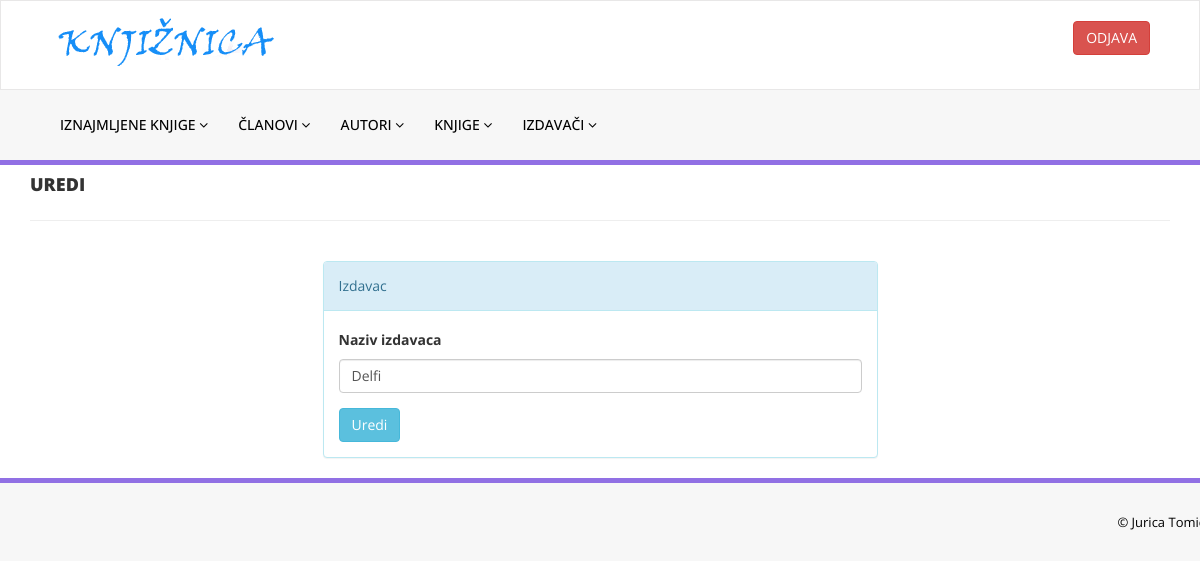
Page /urediIzdavaca.php?athrid=2 (signed in) on the earlier database version.
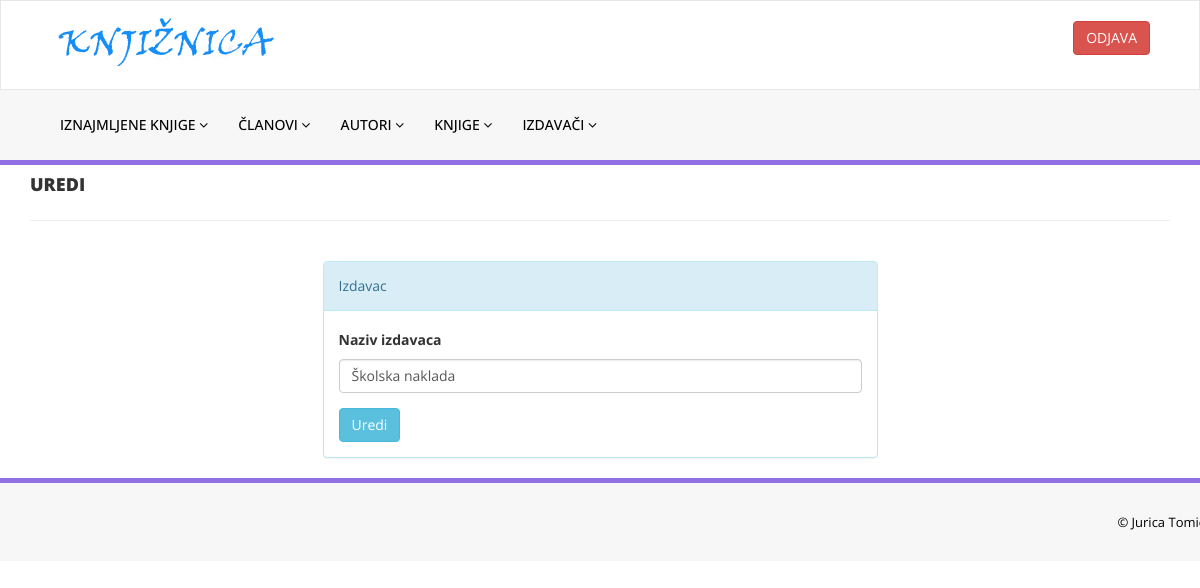
Same page on the later database version.
### tables this page shows
CREATE TABLE `izdavaci` (
  `ID_Izdavac` int(11) NOT NULL,
  `Naziv` varchar(100) NOT NULL
);

### urediIzdavaca.php (the view, shortened to what this page needs)
<?php
include('includes/config.php');
if(strlen($_SESSION['alogin'])==0)
    {
header('location:index.php');
}
else{
?>
<!DOCTYPE html>
<html xmlns="http://www.w3.org/1999/xhtml">
<head>
    <link href="assets/css/bootstrap.css" rel="stylesheet" />
    <link href="assets/css/font-awesome.css" rel="stylesheet" />
    <link href="assets/css/style.css" rel="stylesheet" />
</head>
<body>
<?php include('includes/header.php');?>
    <div class="content-wra
    <div class="content-wrapper">
         <div class="container">
        <div class="row pad-botm">
            <div class="col-md-12">
                <h4 class="header-line"> Uredi </h4>
                            </div>
</div>
<div class="row">
<div class="col-md-6 col-sm-6 col-xs-12 col-md-offset-3"">
<div class="panel panel-info">
<div class="panel-heading">
Izdavac
</div>
<div class="panel-body">
<form role="form" method="post">
<div class="form-group">
<label>Naziv izdavaca</label>
<?php
$athrid=intval($_GET['athrid']);
$sql = "SELECT * from  izdavaci where ID_Izdavac =:athrid";
$query = $dbh -> prepare($sql);
$query->bindParam(':athrid',$athrid,PDO::PARAM_STR);
$query->execute();
$results=$query->fetchAll(PDO::FETCH_OBJ);
if($query->rowCount() > 0)
{
foreach($results as $result)
{               ?>
<input class="form-control" type="text" name="izdavac" value="<?php echo htmlentities($result->Naziv);?>" required />
<?php }} ?>
</div>
<button type="submit" name="update" class="btn btn-info">Uredi </button>
                                    </form>
                            </div>
                        </div>
                            </div>
        </div>
    </div>
    </div>
  <?php include('includes/footer.php');?>
</body>
</html>
<?php } ?>

Differences in the rows shown:
changed izdavaci: izdavac "Delfi" → "Školska naklada"
